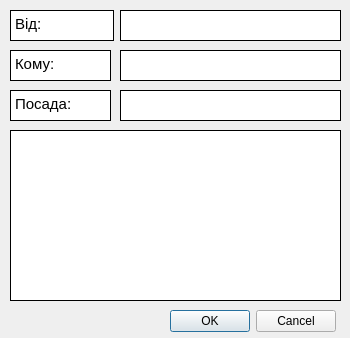
<?xml version="1.0" encoding="UTF-8"?>
<ui version="4.0">
 <class>CreateMail</class>
 <widget class="QMainWindow" name="CreateMail">
  <property name="geometry">
   <rect>
    <x>0</x>
    <y>0</y>
    <width>350</width>
    <height>338</height>
   </rect>
  </property>
  <property name="windowTitle">
   <string>MainWindow</string>
  </property>
  <widget class="QWidget" name="centralwidget">
   <widget class="QPlainTextEdit" name="Text">
    <property name="geometry">
     <rect>
      <x>10</x>
      <y>130</y>
      <width>331</width>
      <height>171</height>
     </rect>
    </property>
    <property name="styleSheet">
     <string notr="true">border: 1px solid black;</string>
    </property>
   </widget>
   <widget class="QPlainTextEdit" name="Position">
    <property name="geometry">
     <rect>
      <x>120</x>
      <y>90</y>
      <width>221</width>
      <height>31</height>
     </rect>
    </property>
    <property name="font">
     <font>
      <pointsize>11</pointsize>
     </font>
    </property>
    <property name="styleSheet">
     <string notr="true">border: 1px solid black;</string>
    </property>
   </widget>
   <widget class="QPlainTextEdit" name="Name">
    <property name="geometry">
     <rect>
      <x>120</x>
      <y>10</y>
      <width>221</width>
      <height>31</height>
     </rect>
    </property>
    <property name="font">
     <font>
      <pointsize>11</pointsize>
     </font>
    </property>
    <property name="styleSheet">
     <string notr="true">border: 1px solid black;</string>
    </property>
   </widget>
   <widget class="QPlainTextEdit" name="plainTextEdit_3">
    <property name="geometry">
     <rect>
      <x>10</x>
      <y>90</y>
      <width>101</width>
      <height>31</height>
     </rect>
    </property>
    <property name="font">
     <font>
      <pointsize>11</pointsize>
     </font>
    </property>
    <property name="styleSheet">
     <string notr="true">border: 1px solid black;</string>
    </property>
    <property name="plainText">
     <string>Посада:</string>
    </property>
   </widget>
   <widget class="QPlainTextEdit" name="CompanyOrJobSeeker">
    <property name="geometry">
     <rect>
      <x>10</x>
      <y>10</y>
      <width>104</width>
      <height>31</height>
     </rect>
    </property>
    <property name="font">
     <font>
      <pointsize>11</pointsize>
     </font>
    </property>
    <property name="styleSheet">
     <string notr="true">border: 1px solid black;</string>
    </property>
    <property name="plainText">
     <string>Від:</string>
    </property>
   </widget>
   <widget class="QDialogButtonBox" name="buttonBox">
    <property name="geometry">
     <rect>
      <x>170</x>
      <y>310</y>
      <width>166</width>
      <height>22</height>
     </rect>
    </property>
    <property name="standardButtons">
     <set>QDialogButtonBox::Cancel|QDialogButtonBox::Ok</set>
    </property>
   </widget>
   <widget class="QPlainTextEdit" name="To">
    <property name="geometry">
     <rect>
      <x>10</x>
      <y>50</y>
      <width>101</width>
      <height>31</height>
     </rect>
    </property>
    <property name="font">
     <font>
      <pointsize>11</pointsize>
     </font>
    </property>
    <property name="styleSheet">
     <string notr="true">border: 1px solid black;</string>
    </property>
    <property name="plainText">
     <string>Кому:</string>
    </property>
   </widget>
   <widget class="QPlainTextEdit" name="Name_2">
    <property name="geometry">
     <rect>
      <x>120</x>
      <y>50</y>
      <width>221</width>
      <height>31</height>
     </rect>
    </property>
    <property name="font">
     <font>
      <pointsize>11</pointsize>
     </font>
    </property>
    <property name="styleSheet">
     <string notr="true">border: 1px solid black;</string>
    </property>
   </widget>
  </widget>
 </widget>
 <resources/>
 <connections/>
</ui>
